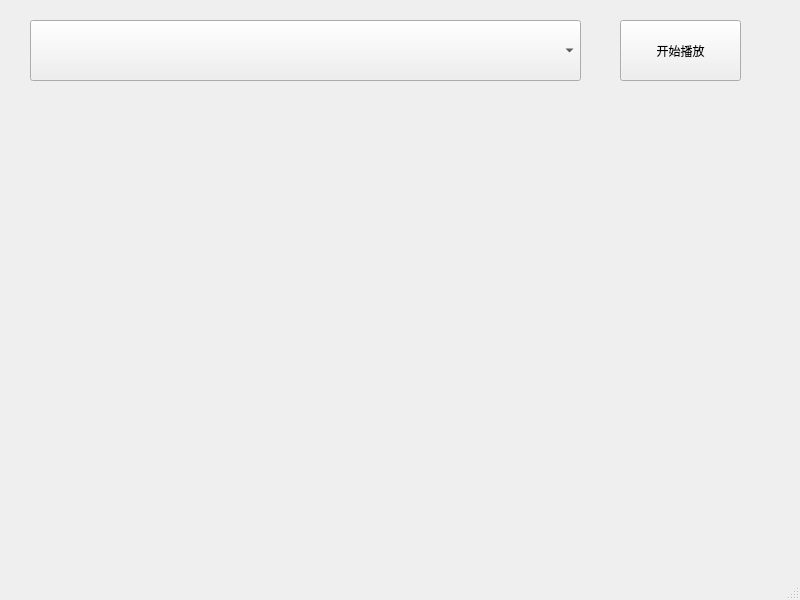
<?xml version="1.0" encoding="UTF-8"?>
<ui version="4.0">
 <class>MainWindow</class>
 <widget class="QMainWindow" name="MainWindow">
  <property name="geometry">
   <rect>
    <x>0</x>
    <y>0</y>
    <width>800</width>
    <height>600</height>
   </rect>
  </property>
  <property name="windowTitle">
   <string>MainWindow</string>
  </property>
  <widget class="QWidget" name="centralwidget">
   <widget class="QComboBox" name="comboBox">
    <property name="geometry">
     <rect>
      <x>30</x>
      <y>20</y>
      <width>551</width>
      <height>61</height>
     </rect>
    </property>
   </widget>
   <widget class="QPushButton" name="videoPlayButton">
    <property name="geometry">
     <rect>
      <x>620</x>
      <y>20</y>
      <width>121</width>
      <height>61</height>
     </rect>
    </property>
    <property name="text">
     <string>开始播放</string>
    </property>
   </widget>
  </widget>
  <widget class="QMenuBar" name="menubar">
   <property name="geometry">
    <rect>
     <x>0</x>
     <y>0</y>
     <width>800</width>
     <height>20</height>
    </rect>
   </property>
  </widget>
  <widget class="QStatusBar" name="statusbar"/>
 </widget>
 <resources/>
 <connections/>
</ui>
